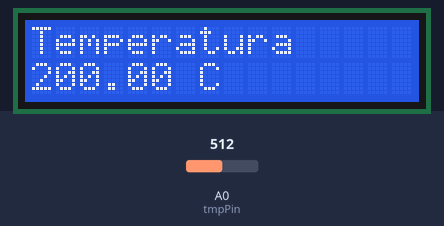
The sketch below on a simulated Arduino Uno, built with avr-gcc and run on an emulated ATmega328P. Shown: 16×2 character LCD. Inputs (shaded band) come from the test bench; at power-on: A0 (tmpPin) = 512. What the sketch prints to the serial monitor is not drawn.

Above: at 1.2 s.
1.3 s: A0 (tmpPin) set to 306
At 2.5 s:
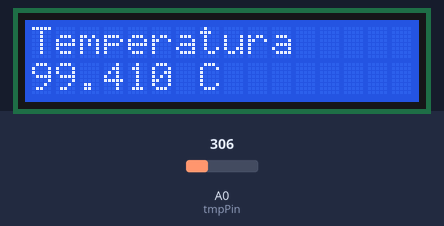
2.8 s: A0 (tmpPin) set to 136
At 3.9 s:
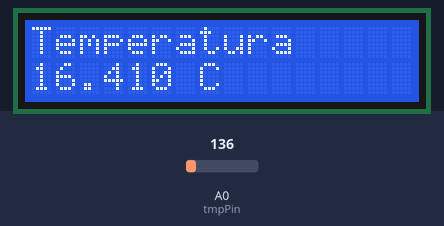
4.3 s: A0 (tmpPin) set to 116
At 5.5 s:
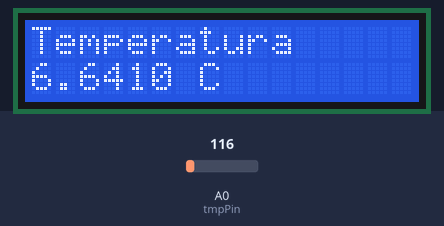
5.8 s: A0 (tmpPin) set to 511
At 7.3 s:
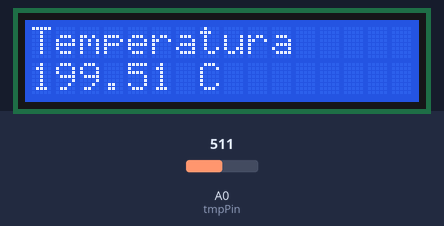
Timing chart, 0 to 8.3 s (numbered marks = the images above; inputs shaded):
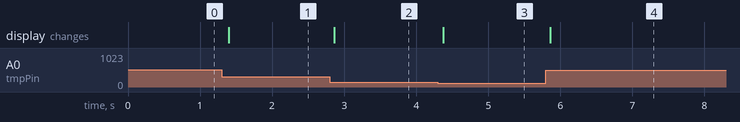

The sketch:

ex_6_monitor.ino
```cpp
#include <LiquidCrystal.h>

LiquidCrystal lcd(12,11,5,4,3,2);
int tmpPin= A0;
int tmp;
float tensao,temp;


void setup() {
  lcd.begin(16,2);

  pinMode(tmpPin, INPUT);
  Serial.begin(9600);

  }


void loop (){

  	tmp=analogRead(tmpPin);
  	Serial.print("Sensor: ");
    Serial.println(tmp);

  	tensao = ((tmp/1024.0) * 5.0);
  	Serial.print(" Tensao: ");
    Serial.print(tensao);
    temp=((tensao - 0.5)* 100);
    Serial.print(" Temperatura: ");
    Serial.println(temp);


  lcd.setCursor(0,0);
  lcd.print("Temperatura");
  lcd.setCursor(0,1);
  lcd.print(temp);
  lcd.setCursor(7,1);
  lcd.print("C");

}
```

Measured:
- after the input at 1.3 s, the display: changes after 0.09 s (image 1)
- after the input at 2.8 s, the display: changes after 0.06 s (image 2)
- after the input at 4.3 s, the display: changes after 0.08 s (image 3)
- after the input at 5.8 s, the display: changes after 0.06 s (image 4)
